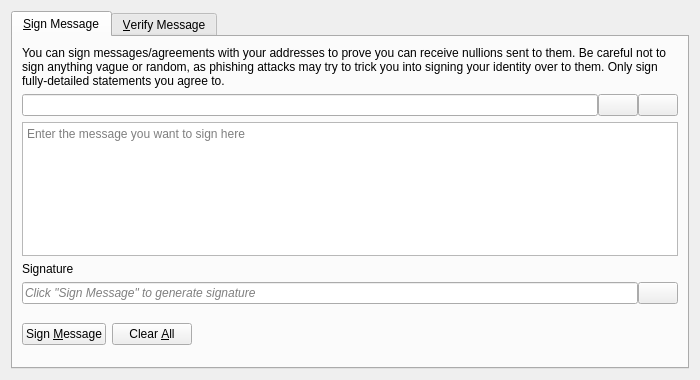
<?xml version="1.0" encoding="UTF-8"?>
<ui version="4.0">
 <class>SignVerifyMessageDialog</class>
 <widget class="QDialog" name="SignVerifyMessageDialog">
  <property name="geometry">
   <rect>
    <x>0</x>
    <y>0</y>
    <width>700</width>
    <height>380</height>
   </rect>
  </property>
  <property name="windowTitle">
   <string>Signatures - Sign / Verify a Message</string>
  </property>
  <property name="modal">
   <bool>true</bool>
  </property>
  <layout class="QVBoxLayout" name="verticalLayout">
   <item>
    <widget class="QTabWidget" name="tabWidget">
     <property name="currentIndex">
      <number>0</number>
     </property>
     <widget class="QWidget" name="tabSignMessage">
      <attribute name="title">
       <string>&amp;Sign Message</string>
      </attribute>
      <layout class="QVBoxLayout" name="verticalLayout_SM">
       <item>
        <widget class="QLabel" name="infoLabel_SM">
         <property name="text">
          <string>You can sign messages/agreements with your addresses to prove you can receive nullions sent to them. Be careful not to sign anything vague or random, as phishing attacks may try to trick you into signing your identity over to them. Only sign fully-detailed statements you agree to.</string>
         </property>
         <property name="textFormat">
          <enum>Qt::PlainText</enum>
         </property>
         <property name="wordWrap">
          <bool>true</bool>
         </property>
        </widget>
       </item>
       <item>
        <layout class="QHBoxLayout" name="horizontalLayout_1_SM">
         <property name="spacing">
          <number>0</number>
         </property>
         <item>
          <widget class="QValidatedLineEdit" name="addressIn_SM">
           <property name="toolTip">
            <string>The Nullion address to sign the message with</string>
           </property>
          </widget>
         </item>
         <item>
          <widget class="QPushButton" name="addressBookButton_SM">
           <property name="toolTip">
            <string>Choose previously used address</string>
           </property>
           <property name="text">
            <string/>
           </property>
           <property name="icon">
            <iconset resource="../nullion.qrc">
             <normaloff>:/icons/address-book</normaloff>:/icons/address-book</iconset>
           </property>
           <property name="shortcut">
            <string>Alt+A</string>
           </property>
           <property name="autoDefault">
            <bool>false</bool>
           </property>
          </widget>
         </item>
         <item>
          <widget class="QPushButton" name="pasteButton_SM">
           <property name="toolTip">
            <string>Paste address from clipboard</string>
           </property>
           <property name="text">
            <string/>
           </property>
           <property name="icon">
            <iconset resource="../nullion.qrc">
             <normaloff>:/icons/editpaste</normaloff>:/icons/editpaste</iconset>
           </property>
           <property name="shortcut">
            <string>Alt+P</string>
           </property>
           <property name="autoDefault">
            <bool>false</bool>
           </property>
          </widget>
         </item>
        </layout>
       </item>
       <item>
        <widget class="QPlainTextEdit" name="messageIn_SM">
         <property name="toolTip">
          <string>Enter the message you want to sign here</string>
         </property>
         <property name="placeholderText">
          <string>Enter the message you want to sign here</string>
         </property>
        </widget>
       </item>
       <item>
        <widget class="QLabel" name="signatureLabel_SM">
         <property name="text">
          <string>Signature</string>
         </property>
         <property name="textFormat">
          <enum>Qt::PlainText</enum>
         </property>
        </widget>
       </item>
       <item>
        <layout class="QHBoxLayout" name="horizontalLayout_2_SM">
         <property name="spacing">
          <number>0</number>
         </property>
         <item>
          <widget class="QLineEdit" name="signatureOut_SM">
           <property name="placeholderText">
            <string>Click "Sign Message" to generate signature</string>
           </property>
           <property name="font">
            <font>
             <italic>true</italic>
            </font>
           </property>
           <property name="readOnly">
            <bool>true</bool>
           </property>
          </widget>
         </item>
         <item>
          <widget class="QPushButton" name="copySignatureButton_SM">
           <property name="toolTip">
            <string>Copy the current signature to the system clipboard</string>
           </property>
           <property name="text">
            <string/>
           </property>
           <property name="icon">
            <iconset resource="../nullion.qrc">
             <normaloff>:/icons/editcopy</normaloff>:/icons/editcopy</iconset>
           </property>
           <property name="autoDefault">
            <bool>false</bool>
           </property>
          </widget>
         </item>
        </layout>
       </item>
       <item>
        <layout class="QHBoxLayout" name="horizontalLayout_3_SM">
         <item>
          <widget class="QPushButton" name="signMessageButton_SM">
           <property name="toolTip">
            <string>Sign the message to prove you own this Nullion address</string>
           </property>
           <property name="text">
            <string>Sign &amp;Message</string>
           </property>
           <property name="icon">
            <iconset resource="../nullion.qrc">
             <normaloff>:/icons/edit</normaloff>:/icons/edit</iconset>
           </property>
           <property name="autoDefault">
            <bool>false</bool>
           </property>
          </widget>
         </item>
         <item>
          <widget class="QPushButton" name="clearButton_SM">
           <property name="toolTip">
            <string>Reset all sign message fields</string>
           </property>
           <property name="text">
            <string>Clear &amp;All</string>
           </property>
           <property name="icon">
            <iconset resource="../nullion.qrc">
             <normaloff>:/icons/remove</normaloff>:/icons/remove</iconset>
           </property>
           <property name="autoDefault">
            <bool>false</bool>
           </property>
          </widget>
         </item>
         <item>
          <spacer name="horizontalSpacer_1_SM">
           <property name="orientation">
            <enum>Qt::Horizontal</enum>
           </property>
           <property name="sizeHint" stdset="0">
            <size>
             <width>40</width>
             <height>48</height>
            </size>
           </property>
          </spacer>
         </item>
         <item>
          <widget class="QLabel" name="statusLabel_SM">
           <property name="font">
            <font>
             <weight>75</weight>
             <bold>true</bold>
            </font>
           </property>
           <property name="text">
            <string/>
           </property>
           <property name="wordWrap">
            <bool>true</bool>
           </property>
          </widget>
         </item>
         <item>
          <spacer name="horizontalSpacer_2_SM">
           <property name="orientation">
            <enum>Qt::Horizontal</enum>
           </property>
           <property name="sizeHint" stdset="0">
            <size>
             <width>40</width>
             <height>48</height>
            </size>
           </property>
          </spacer>
         </item>
        </layout>
       </item>
      </layout>
     </widget>
     <widget class="QWidget" name="tabVerifyMessage">
      <attribute name="title">
       <string>&amp;Verify Message</string>
      </attribute>
      <layout class="QVBoxLayout" name="verticalLayout_VM">
       <item>
        <widget class="QLabel" name="infoLabel_VM">
         <property name="text">
          <string>Enter the receiver's address, message (ensure you copy line breaks, spaces, tabs, etc. exactly) and signature below to verify the message. Be careful not to read more into the signature than what is in the signed message itself, to avoid being tricked by a man-in-the-middle attack. Note that this only proves the signing party receives with the address, it cannot prove sendership of any transaction!</string>
         </property>
         <property name="textFormat">
          <enum>Qt::PlainText</enum>
         </property>
         <property name="alignment">
          <set>Qt::AlignLeading|Qt::AlignLeft|Qt::AlignTop</set>
         </property>
         <property name="wordWrap">
          <bool>true</bool>
         </property>
        </widget>
       </item>
       <item>
        <layout class="QHBoxLayout" name="horizontalLayout_1_VM">
         <property name="spacing">
          <number>0</number>
         </property>
         <item>
          <widget class="QValidatedLineEdit" name="addressIn_VM">
           <property name="toolTip">
            <string>The Nullion address the message was signed with</string>
           </property>
          </widget>
         </item>
         <item>
          <widget class="QPushButton" name="addressBookButton_VM">
           <property name="toolTip">
            <string>Choose previously used address</string>
           </property>
           <property name="text">
            <string/>
           </property>
           <property name="icon">
            <iconset resource="../nullion.qrc">
             <normaloff>:/icons/address-book</normaloff>:/icons/address-book</iconset>
           </property>
           <property name="shortcut">
            <string>Alt+A</string>
           </property>
           <property name="autoDefault">
            <bool>false</bool>
           </property>
          </widget>
         </item>
        </layout>
       </item>
       <item>
        <widget class="QPlainTextEdit" name="messageIn_VM">
          <property name="toolTip">
            <string>The signed message to verify</string>
          </property>
          <property name="placeholderText">
            <string>The signed message to verify</string>
          </property>
        </widget>
       </item>
       <item>
        <widget class="QValidatedLineEdit" name="signatureIn_VM">
          <property name="toolTip">
            <string>The signature given when the message was signed</string>
          </property>
          <property name="placeholderText">
            <string>The signature given when the message was signed</string>
          </property>
        </widget>
       </item>
       <item>
        <layout class="QHBoxLayout" name="horizontalLayout_2_VM">
         <item>
          <widget class="QPushButton" name="verifyMessageButton_VM">
           <property name="toolTip">
            <string>Verify the message to ensure it was signed with the specified Nullion address</string>
           </property>
           <property name="text">
            <string>Verify &amp;Message</string>
           </property>
           <property name="icon">
            <iconset resource="../nullion.qrc">
             <normaloff>:/icons/transaction_0</normaloff>:/icons/transaction_0</iconset>
           </property>
           <property name="autoDefault">
            <bool>false</bool>
           </property>
          </widget>
         </item>
         <item>
          <widget class="QPushButton" name="clearButton_VM">
           <property name="toolTip">
            <string>Reset all verify message fields</string>
           </property>
           <property name="text">
            <string>Clear &amp;All</string>
           </property>
           <property name="icon">
            <iconset resource="../nullion.qrc">
             <normaloff>:/icons/remove</normaloff>:/icons/remove</iconset>
           </property>
           <property name="autoDefault">
            <bool>false</bool>
           </property>
          </widget>
         </item>
         <item>
          <spacer name="horizontalSpacer_1_VM">
           <property name="orientation">
            <enum>Qt::Horizontal</enum>
           </property>
           <property name="sizeHint" stdset="0">
            <size>
             <width>40</width>
             <height>48</height>
            </size>
           </property>
          </spacer>
         </item>
         <item>
          <widget class="QLabel" name="statusLabel_VM">
           <property name="font">
            <font>
             <weight>75</weight>
             <bold>true</bold>
            </font>
           </property>
           <property name="text">
            <string/>
           </property>
           <property name="wordWrap">
            <bool>true</bool>
           </property>
          </widget>
         </item>
         <item>
          <spacer name="horizontalSpacer_2_VM">
           <property name="orientation">
            <enum>Qt::Horizontal</enum>
           </property>
           <property name="sizeHint" stdset="0">
            <size>
             <width>40</width>
             <height>48</height>
            </size>
           </property>
          </spacer>
         </item>
        </layout>
       </item>
      </layout>
     </widget>
    </widget>
   </item>
  </layout>
 </widget>
 <customwidgets>
  <customwidget>
   <class>QValidatedLineEdit</class>
   <extends>QLineEdit</extends>
   <header>qt/qvalidatedlineedit.h</header>
  </customwidget>
 </customwidgets>
 <resources>
  <include location="../nullion.qrc"/>
 </resources>
 <connections/>
</ui>
